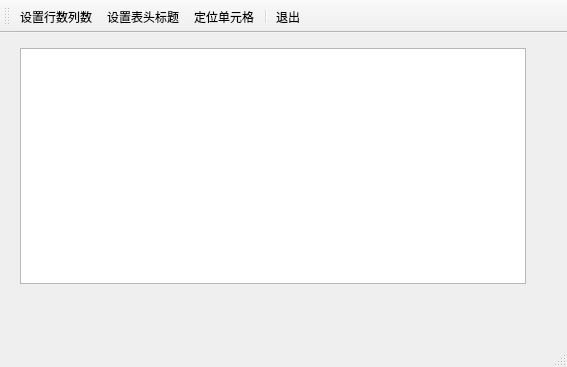
<?xml version="1.0" encoding="UTF-8"?>
<ui version="4.0">
 <class>MainWindow</class>
 <widget class="QMainWindow" name="MainWindow">
  <property name="geometry">
   <rect>
    <x>0</x>
    <y>0</y>
    <width>567</width>
    <height>367</height>
   </rect>
  </property>
  <property name="windowTitle">
   <string>Demo6_2 自定义对话框及其调用</string>
  </property>
  <widget class="QWidget" name="centralWidget">
   <widget class="QTableView" name="tableView">
    <property name="geometry">
     <rect>
      <x>20</x>
      <y>15</y>
      <width>506</width>
      <height>236</height>
     </rect>
    </property>
    <property name="alternatingRowColors">
     <bool>true</bool>
    </property>
    <property name="selectionMode">
     <enum>QAbstractItemView::SingleSelection</enum>
    </property>
    <attribute name="verticalHeaderDefaultSectionSize">
     <number>25</number>
    </attribute>
   </widget>
  </widget>
  <widget class="QMenuBar" name="menuBar">
   <property name="geometry">
    <rect>
     <x>0</x>
     <y>0</y>
     <width>567</width>
     <height>23</height>
    </rect>
   </property>
  </widget>
  <widget class="QToolBar" name="mainToolBar">
   <property name="toolButtonStyle">
    <enum>Qt::ToolButtonTextUnderIcon</enum>
   </property>
   <attribute name="toolBarArea">
    <enum>TopToolBarArea</enum>
   </attribute>
   <attribute name="toolBarBreak">
    <bool>false</bool>
   </attribute>
   <addaction name="actTab_SetSize"/>
   <addaction name="actTab_SetHeader"/>
   <addaction name="actTab_Locate"/>
   <addaction name="separator"/>
   <addaction name="actFile_Quit"/>
  </widget>
  <widget class="QStatusBar" name="statusBar"/>
  <action name="actTab_SetSize">
   <property name="icon">
    <iconset resource="res.qrc">
     <normaloff>:/icons/images/230.bmp</normaloff>:/icons/images/230.bmp</iconset>
   </property>
   <property name="text">
    <string>设置行数列数</string>
   </property>
   <property name="toolTip">
    <string>设置表格行数列数</string>
   </property>
  </action>
  <action name="actTab_SetHeader">
   <property name="icon">
    <iconset resource="res.qrc">
     <normaloff>:/icons/images/516.bmp</normaloff>:/icons/images/516.bmp</iconset>
   </property>
   <property name="text">
    <string>设置表头标题</string>
   </property>
   <property name="toolTip">
    <string>设置表头标题</string>
   </property>
  </action>
  <action name="actFile_Quit">
   <property name="icon">
    <iconset resource="res.qrc">
     <normaloff>:/icons/images/132.bmp</normaloff>:/icons/images/132.bmp</iconset>
   </property>
   <property name="text">
    <string>退出</string>
   </property>
   <property name="toolTip">
    <string>退出本软件</string>
   </property>
  </action>
  <action name="actTab_Locate">
   <property name="icon">
    <iconset resource="res.qrc">
     <normaloff>:/icons/images/304.bmp</normaloff>:/icons/images/304.bmp</iconset>
   </property>
   <property name="text">
    <string>定位单元格</string>
   </property>
   <property name="toolTip">
    <string>定位到某个单元格</string>
   </property>
  </action>
 </widget>
 <layoutdefault spacing="6" margin="11"/>
 <resources>
  <include location="res.qrc"/>
 </resources>
 <connections>
  <connection>
   <sender>actFile_Quit</sender>
   <signal>triggered()</signal>
   <receiver>MainWindow</receiver>
   <slot>close()</slot>
   <hints>
    <hint type="sourcelabel">
     <x>-1</x>
     <y>-1</y>
    </hint>
    <hint type="destinationlabel">
     <x>397</x>
     <y>255</y>
    </hint>
   </hints>
  </connection>
 </connections>
</ui>
